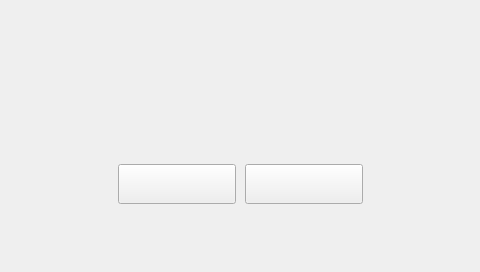
<?xml version="1.0" encoding="UTF-8"?>
<ui version="4.0">
 <class>Cleardiskmem_dialog</class>
 <widget class="QWidget" name="Cleardiskmem_dialog">
  <property name="geometry">
   <rect>
    <x>0</x>
    <y>0</y>
    <width>480</width>
    <height>272</height>
   </rect>
  </property>
  <property name="windowTitle">
   <string>Form</string>
  </property>
  <widget class="QLabel" name="label">
   <property name="geometry">
    <rect>
     <x>98</x>
     <y>64</y>
     <width>284</width>
     <height>159</height>
    </rect>
   </property>
   <property name="styleSheet">
    <string notr="true">background-image: url(:/new/picture/setting_interface/cleardisk.png);</string>
   </property>
   <property name="text">
    <string/>
   </property>
  </widget>
  <widget class="QLabel" name="cleardisk_label">
   <property name="geometry">
    <rect>
     <x>136</x>
     <y>106</y>
     <width>227</width>
     <height>39</height>
    </rect>
   </property>
   <property name="text">
    <string/>
   </property>
  </widget>
  <widget class="QPushButton" name="confirm_button">
   <property name="geometry">
    <rect>
     <x>245</x>
     <y>164</y>
     <width>118</width>
     <height>40</height>
    </rect>
   </property>
   <property name="styleSheet">
    <string notr="true"/>
   </property>
   <property name="text">
    <string/>
   </property>
  </widget>
  <widget class="QPushButton" name="cancel_button">
   <property name="geometry">
    <rect>
     <x>118</x>
     <y>164</y>
     <width>118</width>
     <height>40</height>
    </rect>
   </property>
   <property name="text">
    <string/>
   </property>
  </widget>
 </widget>
 <resources/>
 <connections/>
</ui>
